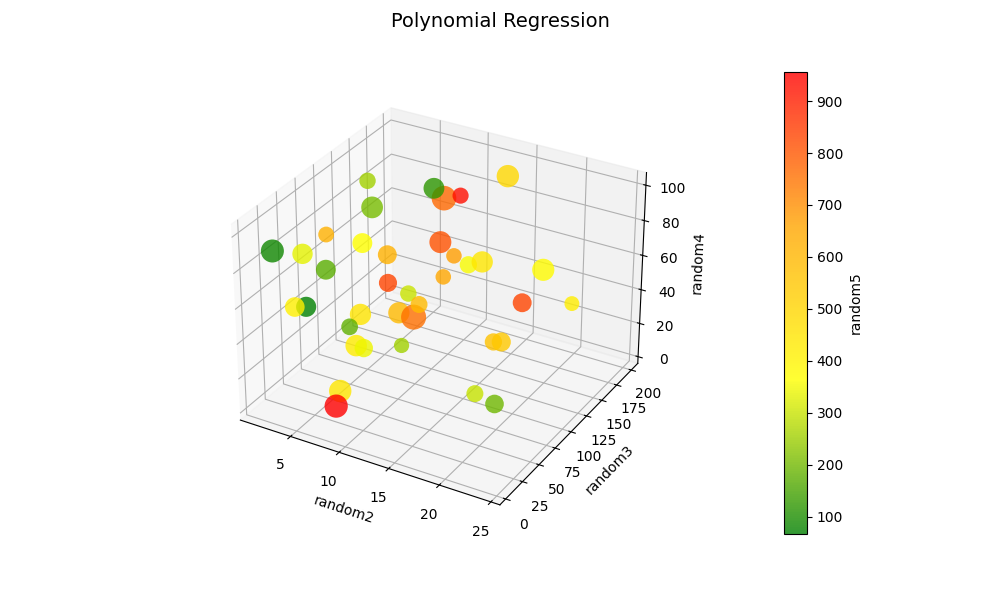

Write the Python code that produced this figure.
import pandas as pd
import matplotlib.pyplot as plt
from matplotlib.animation import FuncAnimation
from matplotlib.colors import LinearSegmentedColormap
data = pd.read_csv('LinearRegression/random.csv')

fig = plt.figure(figsize=(10, 6))
t = fig.suptitle('Polynomial Regression', fontsize=14)
ax = fig.add_subplot(111, projection='3d')

cmap = LinearSegmentedColormap.from_list('custom_cmap', ['green','yellow','orange', 'red'])
#使用 Salary 列作為颜色映射的依据
scatter = ax.scatter(data['random2'], data['random3'], data['random4'], c=data['random5'], cmap=cmap, s=data['random1']*5, marker='o', edgecolors='none', alpha=0.8)

# 設置坐標軸標籤
ax.set_xlabel('random2')
ax.set_ylabel('random3')
ax.set_zlabel('random4')

# 創建颜色條
cb = plt.colorbar(scatter,pad=0.15)
cb.set_label('random5')

def update(frame):
    # 模擬動態效果，可根据需求更改

    ax.view_init(elev=10, azim=frame)


# 創建動畫
animation = FuncAnimation(fig, update, frames=range(0, 360 , 1), interval=50, repeat=True)
# 保存為png
plt.savefig('LinearRegression/test7_1.png')
# 保存為GIF
animation.save('LinearRegression/test7_1.gif', writer='imagemagick')
print('Done')